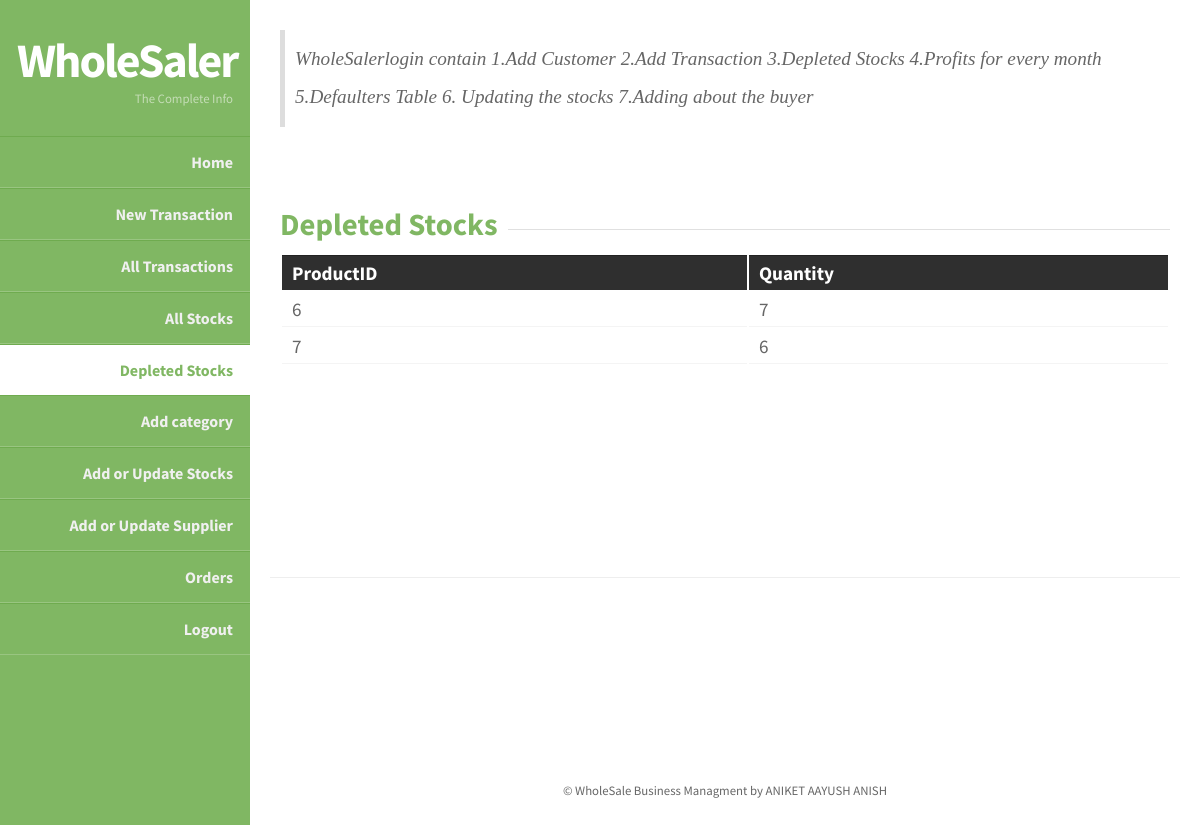
/wms-master/PHP_files/Depleted_Stock.php (signed in), run on the app's committed database.
### tables this page shows
CREATE TABLE `depleted_product` (
  `ProductID` int(11) NOT NULL,
  `Quantity` int(11) NOT NULL
);

### wms-master/PHP_files/Depleted_Stock.php (the view, shortened to what this page needs)
<!doctype html>
<html>
<head>
<link rel="stylesheet" href="WholeSaler/styles.css" type="text/css" />
</head>
<body>
		<section id="body" class="width">
			<aside id="sidebar" class="column-left">
			<header>
				<h1><a href="#">WholeSaler</a></h1>
				<h2>The Complete Info</h2>
			</header>
			<nav id="mainnav">
  				<ul>
                            		<li> <a href="WholeSaler-Login.php">Home</a></li>
																<li> <a href="AddTransaction.php">New Transaction</a></li>
																<li> <a href="AllTransactions.php">All Transactions</a></li>
																<li> <a href="AllStocks.php">All Stocks</a></li>
																<li class="selected-item"><a href="Depleted_Stock.php">Depleted Stocks</a></li>
																<li> <a href="AddCategory.php">Add category</a></li>
                            		<li> <a href="Update_Stocks.php">Add or Update Stocks</a></li>
                            		<li> <a href="Add_Suppliers.php">Add or Update Supplier</a></li>
																<li><a href="Bills.php">Orders</a></li>
																<li> <a href="Logout.php">Logout</a></li>
          </ul>
			</nav>
			</aside>
		<section id="content" class="column-right">
	    <article>
		<blockquote><p>WholeSalerlogin contain 1.Add Customer 2.Add Transaction 3.Depleted Stocks 4.Profits for every month 5.Defaulters Table 6. Updating the stocks 7.Adding about the buyer</p></blockquote>
		<p>&nbsp;</p>
		<fieldset>
				<legend><h3>Depleted Stocks</h3></legend>
				<table>
					<tr>
						<th>ProductID</th>
						<th>Quantity</th>
					</tr>
					<?php
						$conn = mysqli_connect("localhost","root","","WholeSale_Management");
						$sql = "SELECT * FROM Depleted_Product ";
						$result = mysqli_query($conn,$sql);
						$row = mysqli_fetch_assoc($result);
						do { ?>
					<tr>
						<td><?php echo $row['ProductID']; ?></td>
						<td><?php echo $row['Quantity']; ?></td>
					</tr>
					<?php } while($row = mysqli_fetch_assoc($result)) ?>
				</table>
		</fieldset>
				<p>&nbsp;</p>
<br><br><br><br><br>
		</article>
<br><br><br><br><br><br><br><br>
			<footer class="clear">
				<p>&copy; WholeSale Business Managment by ANIKET AAYUSH ANISH</p>
			</footer>
		</section>
	</section>
</body>
</html>

### wms-master/PHP_files/WholeSaler/styles.css (style rules this page uses)
body { margin:0px auto; padding:0; background: #222; font-family: "Source Sans Pro","sans-serif"; font-size: 1.0em; color:#666; }
* { margin:0; padding:0; }
table { width:100%; text-align:left; }
th, td { padding:5px 10px; }
th { color:#fff; border-top:1px solid #222; background-color:#2F2F2F; }
td { border-bottom:1px solid #f4f4f4; }
code, blockquote { display:block; border-left:5px solid #ddd; padding:10px; margin-bottom:20px; }
blockquote p { font-style:italic; font-family:Georgia, "Times New Roman", Times, serif; margin:0; height: 1%; }
p { line-height:2.0em; margin-bottom:20px; }
a { color:#6FAB4F; }
fieldset { display:block; border:none; border-top:1px solid #e0e0e0; }
fieldset legend { font-weight:bold; padding-right:10px; color:#999; }
h1 { font-size:2.0em; }
h2 { color:#2f2f2f; font-size:1.8em; font-weight:bold; padding:0 0 5px; margin:0; }
h3 { color:#80B763; font-size:1.6em; padding-bottom:10px; }
ul, ol { margin:0 0 35px 35px; }
li { padding-bottom:5px; }
.width { width:auto; margin: 0 auto; }
header { padding:30px 17px 30px; margin:0 auto; }
header h1 { text-align: right; }
header h1 a, header h1 a:hover, header h1 a:visited { color: #fff; font-size: 1.5em; text-decoration: none; letter-spacing:-2px; }
header h2 { color:#C4DDB6; text-align: right; font-size: 0.8em; font-weight: normal; padding-bottom:0; letter-spacing:0; }
section#body { padding: 0; background: #80B763; }
section#content { margin-left: 250px; padding: 20px; background-color: #fff; }
.column-left { float:left; }
.column-right { float:right; }
aside#sidebar { width:250px; position: fixed; }
nav#mainnav ul { padding: 0; margin: 0; list-style: none; }
nav#mainnav li { padding:0; border-bottom: 1px solid #99C581; border-top: 1px solid #6FAB4F; }
nav#mainnav li.selected-item { border-bottom:none; }
nav#mainnav li.selected-item a, nav#mainnav li.selected-item a:hover { color:#80B763; font-weight:bold; background: #fff; }
nav#mainnav li a { color: #f0f0f0; display: block; padding: 15px 17px; text-align: right; font-weight: bold; text-decoration: none; }
article { padding: 10px 10px 30px; font-size: 1.2em; border-bottom: 1px solid #eee; }
footer { padding:20px 0px; }
footer p { color:#666; margin:0; font-size:0.8em; text-align: center; }
.clear:after { display: block; clear: both; visibility: hidden; line-height: 0; height: 0; }
.clear { clear: both; display: inline-block; }
.clear { display: block; }

### data on the page
depleted_product: ProductID "6", Quantity "7"
depleted_product: ProductID "7", Quantity "6"
